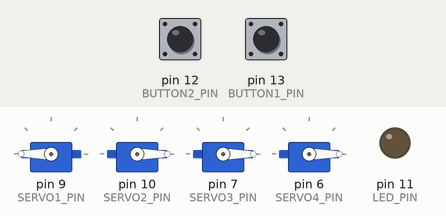
Recording of a sketch running on a simulated Arduino Uno, built with avr-gcc and run on an emulated ATmega328P. Shown: 4 × servo, output pins drawn as LEDs (lit = HIGH). The inputs (shaded band) are chosen by the test bench; at power-on: pin 13 (BUTTON1_PIN) HIGH, pin 12 (BUTTON2_PIN) HIGH. Random numbers use the default seed unless the sketch sets one.

Above: at 1.2 s.
1.3 s: pin 13 (BUTTON1_PIN) pulled LOW for 0.15 s
At 4.1 s:
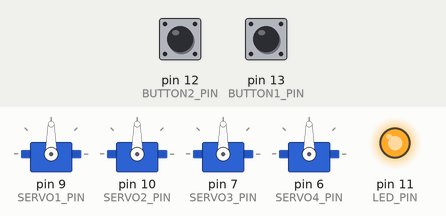
4.3 s: pin 12 (BUTTON2_PIN) pulled LOW for 0.15 s
At 4.75 s:
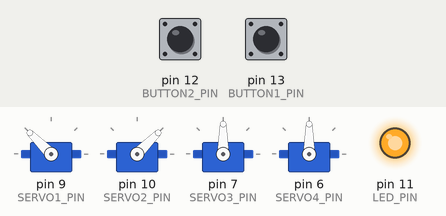
7.3 s: pin 13 (BUTTON1_PIN) pulled LOW for 1 s
At 7.75 s:
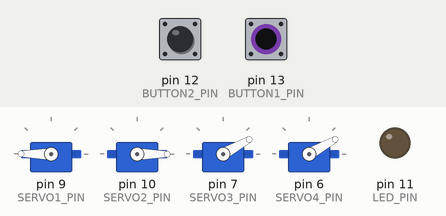
10.3 s: pin 13 (BUTTON1_PIN) pulled LOW for 3.2 s
At 11.06 s:
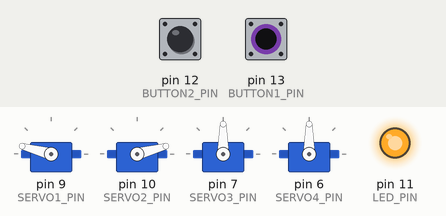
15.0 s: pin 12 (BUTTON2_PIN) driven LOW and pin 13 (BUTTON1_PIN) driven LOW
At 15.75 s:
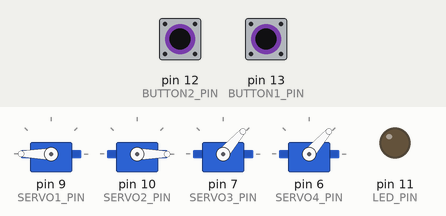
Timing chart, 0 to 21.1 s (numbered marks = the images above; inputs shaded):
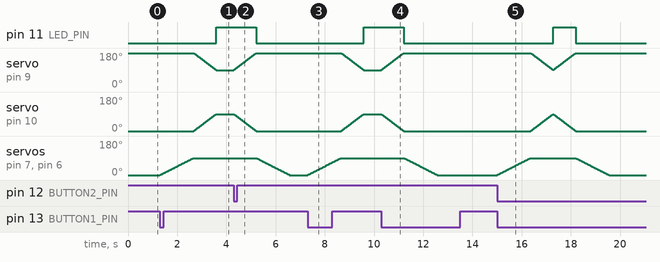

Measured:
- after the input at 1.3 s, pin 11 (LED_PIN): LOW → HIGH after 2.3 s; servo on pin 9 (SERVO1_PIN): moves from 180° to 90° over 0.91 s, starting after 1.4 s; servo on pin 10 (SERVO2_PIN): moves from 0° to 90° over 0.91 s, starting after 1.4 s; servo on pin 7 (SERVO3_PIN), servo on pin 6 (SERVO4_PIN): moves from 0° to 90° over 1.4 s, starting at once
- after the input at 4.3 s, pin 11 (LED_PIN): HIGH → LOW after 0.91 s; servo on pin 9 (SERVO1_PIN): moves from 90° to 180° over 0.91 s, starting at once; servo on pin 10 (SERVO2_PIN): moves from 90° to 0° over 0.91 s, starting at once; servo on pin 7 (SERVO3_PIN), servo on pin 6 (SERVO4_PIN): moves from 90° to 0° over 1.3 s, starting after 0.91 s
- after the input at 7.3 s, pin 11 (LED_PIN): LOW → HIGH after 2.3 s; servo on pin 9 (SERVO1_PIN): moves from 180° to 90° over 0.91 s, starting after 1.4 s; servo on pin 10 (SERVO2_PIN): moves from 0° to 90° over 0.91 s, starting after 1.4 s; servo on pin 7 (SERVO3_PIN), servo on pin 6 (SERVO4_PIN): moves from 0° to 90° over 1.4 s, starting at once
- after the input at 10.3 s, pin 11 (LED_PIN): HIGH → LOW after 0.91 s; servo on pin 9 (SERVO1_PIN): moves from 90° to 180° over 0.91 s, starting at once; servo on pin 10 (SERVO2_PIN): moves from 90° to 0° over 0.91 s, starting at once; servo on pin 7 (SERVO3_PIN), servo on pin 6 (SERVO4_PIN): moves from 90° to 0° over 1.3 s, starting after 0.91 s
- after the input at 15.0 s, pin 11 (LED_PIN): LOW → HIGH after 2.3 s, → LOW 0.91 s later; servo on pin 10 (SERVO2_PIN): rises from 0° to 89° in 0.89 s, then falls to 0° in 0.93 s; servo on pin 7 (SERVO3_PIN), servo on pin 6 (SERVO4_PIN): rises from 0° to 90° in 1.4 s, then falls to 0° in 3.2 s

The sketch:

finalCode.ino
```cpp
#include <Servo.h>

// Constant variables, won't change -- define where objects are connected to the Arduino board
const int BUTTON1_PIN = 13; // Arduino pin connected to first button - will open and close doors
const int BUTTON2_PIN = 12; // Arduino pin connected to second button - will reset count to restart presentation, will close doors if open
const int SERVO1_PIN = 9;   // Door for back right of wardrobe
const int SERVO2_PIN = 10;  // Door for back left of wardrobe
const int SERVO3_PIN = 7;   // Door for front left of wardrobe
const int SERVO4_PIN = 6;   // Door for front right of wardrobe
#define LED_PIN 11          // LED light

Servo servo1; // Servo object for right back door of wardrobe
Servo servo2; // Servo object for left back door of wardrobe
Servo servo3; // Servo object for left front door of wardrobe
Servo servo4; // Servo object for right front door of wardrobe

// Variables that will change:
  // Set the initial angles of the servo motors
int angle1 = 180;
int angle2 = 0;
int angle3 = 0;
int angle4 = 0; // This one is a different brand of servo motor, so it rotates in the opposite direction of the others -- have to set it opposite, so 3 and 4 actually end up moving between the same angles
int lastButton1State;    // The previous state of the first button
int currentButton1State; // The current state of the first button
int lastButton2State;    // The previous state of the second button
int currentButton2State; // The current state of the second button

int randnumber = 1; // After the first time opening, the back doors will open based on if this number is even or odd. Arbitrarily set to 1 just to have initial value
// Having this set to a value isn't necessarily needed, but I don't want to delete it now because I don't have the project with me to check that it doesn't get messed up

bool firstPress = true; //Boolean value that will be reset with the second button


void setup() {
  Serial.begin(9600);         // Initialize serial
  randomSeed(analogRead(0));  // Read noise from analog pin 0 for random number generator

  pinMode(BUTTON1_PIN, INPUT_PULLUP); // Set arduino pin to input pull-up mode for the first button
  pinMode(BUTTON2_PIN, INPUT_PULLUP); // Set arduino pin to input pull-up mode for the second button
  servo1.attach(SERVO1_PIN);  // Attaches the servo on pin 9 to the servo1 object
  servo2.attach(SERVO2_PIN);  // Attaches the servo on pin 10 to the servo2 object
  servo3.attach(SERVO3_PIN);  // Attaches the servo on pin 7 to the servo3 object
  servo4.attach(SERVO4_PIN);  // Attaches the servo on pin 6 to the servo4 object

  // Set the initial angles of the 4 servos, the buttons, and the LED
  servo1.write(angle1);
  servo2.write(angle2);
  servo3.write(angle3);
  servo4.write(angle4);

  currentButton1State = digitalRead(BUTTON1_PIN);
  currentButton2State = digitalRead(BUTTON2_PIN);

  pinMode(LED_PIN, OUTPUT);
}

void loop() {

  // Determine which button was pressed
  lastButton1State = currentButton1State;          // Save the last state of button1
  currentButton1State = digitalRead(BUTTON1_PIN);  // Read the new state of button1
  lastButton2State = currentButton2State;          // Save the last state of button2
  currentButton2State = digitalRead(BUTTON2_PIN);  // Read the new state of button2


  // Button1 pressed and it is the beginning of the simulation/presentation
  if(lastButton1State == HIGH && currentButton1State == LOW && firstPress == true) {
    firstPress = false; // Set the first press to false

    // Open the front doors of the wardrobe
    // Open the doors outwards 90 degrees; moving them slowly to avoid trying to draw too much power
    while(angle3 != 90 && angle4 != 90){
      angle3 += 1;
      angle4 += 1;
      servo3.write(angle3);
      servo4.write(angle4);
      delay(15);
    }

    // Open the back doors of the wardrobe
    // Open the doors 90 degrees into Narnia; follow same logic as above for why they are being incremented (but incremented faster)
    while(angle1 != 90 && angle2 != 90){
      angle1 -= 1;
      angle2 += 1;
      servo1.write(angle1);
      servo2.write(angle2);
      delay(10);
    }
    digitalWrite(LED_PIN, HIGH); //Turn on the LED light
  }


  // Button1 is pressed but it is not the first time
  else if (lastButton1State == HIGH && currentButton1State == LOW && firstPress == false){

    // If the front doors are closed, then all the doors are closed
    // We want to open them
    if(angle3 == 0 && angle4 == 0){

      // Generate a random number to determine if we are going to open the back doors of the wardrobe
      randnumber = random(200);

      // Open the front doors
      while(angle3 != 90 && angle4 != 90){
        angle3 += 1;
        angle4 += 1;
        servo3.write(angle3);
        servo4.write(angle4);
        delay(15);
      }

      // If the random number was even, open the back doors and turn on the light
      if(randnumber % 2 == 0){
        while(angle1 != 90 && angle2 != 90){
        angle1 -= 1;
        angle2 += 1;
        servo1.write(angle1);
        servo2.write(angle2);
        delay(10);
        }

        digitalWrite(LED_PIN, HIGH);
      }
    }


    // The doors are currently open; close them
    else {

      // Close the back doors (if they were open)
      while(angle1 != 180 && angle2 != 0){
        angle1 += 1;
        angle2 -= 1;
        servo1.write(angle1);
        servo2.write(angle2);
        delay(10);
      }
      // Turn off the LED, if it was on
      digitalWrite(LED_PIN, LOW);

      // Close the front doors of the wardrobe
      while(angle3 != 0 && angle4 != 0){
        angle3 -= 1;
        angle4 -= 1;
        servo3.write(angle3);
        servo4.write(angle4);
        delay(15);
      }
    }
  }


  // If the second button (the reset button is pressed)
  if(lastButton2State == HIGH && currentButton2State == LOW) {

    // If any of the doors are open or the light is on, close them following procedure above
    while(angle1 != 180 && angle2 != 0){
        angle1 += 1;
        angle2 -= 1;
        servo1.write(angle1);
        servo2.write(angle2);
        delay(10);
      }
    digitalWrite(LED_PIN, LOW);

    while(angle3 != 0 && angle4 != 0){
      angle3 -= 1;
      angle4 -= 1;
      servo3.write(angle3);
      servo4.write(angle4);
      delay(15);
    }

    //Set boolean value back to true, next time button1 is pressed all the doors are guaranteed to open (resets project)
    firstPress = true;
  }

}

/*
This code is not the most efficiently written, there is a lot of redundancy and rewritten code. Because we wrote this in stages, I didn't think to compress it at the time as we
were making changes to different pieces constantly. While I could clean it up retroactively, I don't have the project with me at this time to check that I didn't break it, so I'm
going to leave it in the form that we implemented it as in the showcase.
*/
```
